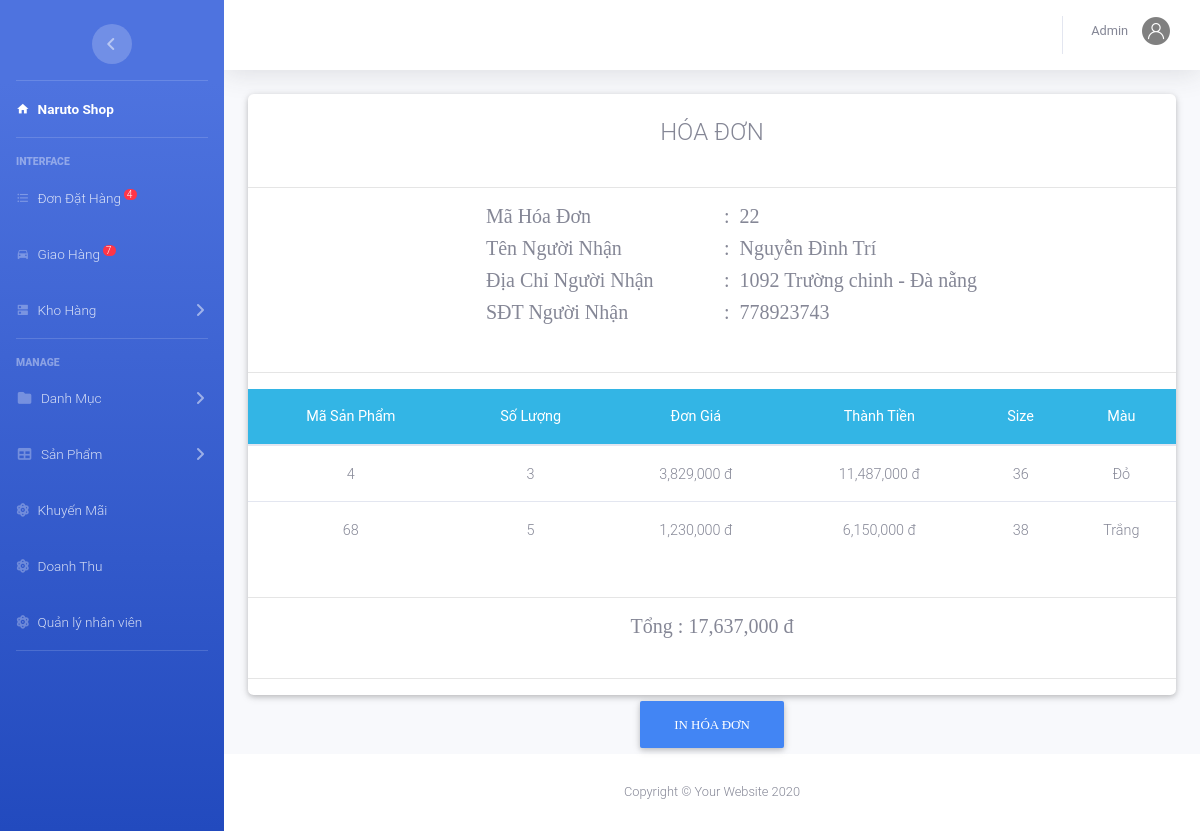
The page /admin/index.php?action=kho&view=chitietdh&mahd=22 (signed in) on the database its author committed.
### tables this page shows
CREATE TABLE `nguoinhan` (
  `MaHD` int(11) NOT NULL,
  `TenNN` varchar(50) NOT NULL,
  `DiaChiNN` text NOT NULL,
  `SDTNN` int(12) NOT NULL
);

CREATE TABLE `chitiethoadon` (
  `MaHD` int(11) NOT NULL,
  `MaSP` int(11) NOT NULL,
  `SoLuong` int(11) NOT NULL,
  `DonGia` decimal(10,0) NOT NULL,
  `ThanhTien` decimal(10,0) NOT NULL,
  `Size` int(11) NOT NULL,
  `MaMau` varchar(50) NOT NULL
);

### admin/kho/chitietdh.php (the view)
<?php
	include_once('../config/database.php');
	$mahd=$_GET['mahd'];
	$sql="select * from chitiethoadon where MaHD=$mahd ";
	$rs=mysqli_query($conn,$sql);
	$sql2="select * from nguoinhan where MaHD=$mahd ";
	$rs2=mysqli_query($conn,$sql2);
	$row2=mysqli_fetch_array($rs2);
?>
<div class="container-fluid">
<div class="row">
    <div class="col-md-12 grid-margin stretch-card">
        <div class="card">
        	<br>
			<h4 class="m-auto" > HÓA ĐƠN</h4><br><hr>
			<div class="row">
				<div class="col-md-3"></div>
				<div class="col-md-3"><h5 style="font-family: Alata;">Mã Hóa Đơn </h5></div>
				<div class="col-md-6"><h5 style="font-family: Alata;">: &#160;<?php echo $mahd ?></h5></div>
				<div class="col-md-3"></div>
				<div class="col-md-3"><h5 style="font-family: Alata;">Tên Người Nhận </h5></div>
				<div class="col-md-6"><h5 style="font-family: Alata;">: &#160;<?php echo $row2['TenNN']; ?></h5></div>
				<div class="col-md-3"></div>
				<div class="col-md-3"><h5 style="font-family: Alata;">Địa Chỉ Người Nhận </h5></div>
				<div class="col-md-6"><h5 style="font-family: Alata;">: &#160;<?php echo $row2['DiaChiNN'] ?></h5></div>
				<div class="col-md-3"></div>
				<div class="col-md-3"><h5 style="font-family: Alata;">SĐT Người Nhận </h5></div>
				<div class="col-md-6"><h5 style="font-family: Alata;">: &#160;<?php echo $row2['SDTNN'] ?></h5></div>
			</div>
			<br><hr>
			<table class="table table-hover m-auto text-center" style="font-size: 13px;">
				<thead class="badge-info">
					<tr>
						<th>Mã Sản Phẩm</th><th>Số Lượng </th><th>Đơn Giá</th><th>Thành Tiền</th><th>Size</th><th>Màu</th>
					</tr>
				</thead>
				<tbody>
			 <?php $so=0;
				 while ($row=mysqli_fetch_array($rs)) { $so=$so+$row['ThanhTien']; ?>
					<tr>
						<td><?php echo $row['MaSP']; ?></td>
						<td><?php echo $row['SoLuong']; ?></td>
						<td><?php echo number_format($row['DonGia']).' đ'; ?></td>
						<td><?php echo number_format($row['ThanhTien']).' đ'; ?></td>
						<td><?php echo $row['Size']; ?></td><td><?php echo $row['MaMau']; ?></td>
					</tr>
			 <?php	} ?>
				</tbody>
			</table><br><hr>
			<h5 class="m-auto" style="font-family: Alata;">Tổng : <?php echo number_format($so).' đ'; ?></h5>
			<br><hr>
		</div>
	</div>
		<div class="col-12">
			<center>
				<button type="sub" name="dk" value="đã duyệt"class="btn btn-primary" style="font-family: Comfortaa;">In hóa Đơn</button>
			</center>
		</div>
</div>
</div>

### rows shown on the page
nguoinhan: TenNN "Nguyễn Đình Trí", DiaChiNN "1092 Trường chinh - Đà nẵng", SDTNN "778923743"
chitiethoadon: MaSP "4", SoLuong "3", DonGia "3,829,000", ThanhTien "11,487,000", Size "36", MaMau "Đỏ"
chitiethoadon: MaSP "68", SoLuong "5", DonGia "1,230,000", ThanhTien "6,150,000", Size "38", MaMau "Trắng"

### other values the page prints
$dem "4"
$dem "7"
$nv['TenNV'] "Admin"
$mahd "22"
$so "17,637,000"
